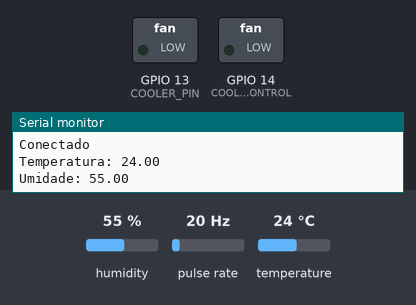
Recording of a sketch running on a simulated ESP32. On the bench: switched loads named in the sketch (green lamp = pin HIGH), the last lines printed to the serial monitor. Wiring (inferred from the names in the program): pulse sensor: data GPIO 34. Inputs (shaded band) come from the test bench; at power-on: temperature 24 °C, humidity 55 %, pulse rate 20 Hz. WiFi joins after 1.5 s; servers stay silent unless stated; no MQTT or app messages arrive unless stated.

Above: at 3.2 s.
3.3 s: temperature set to 27 °C
8.5 s: temperature set to 30 °C
At 12.9 s:
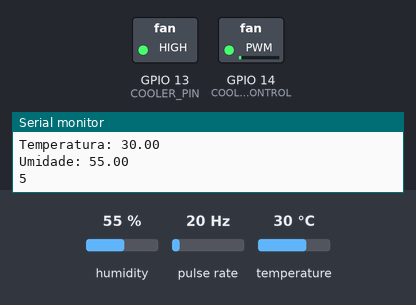
At 18.9 s:
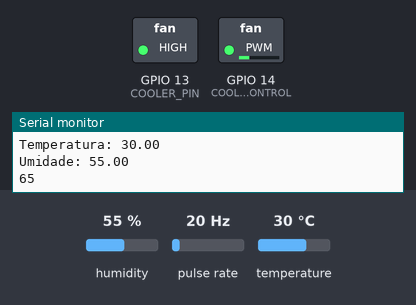
Timing chart, 0 to 38.5 s (numbered marks = the images above; inputs shaded):
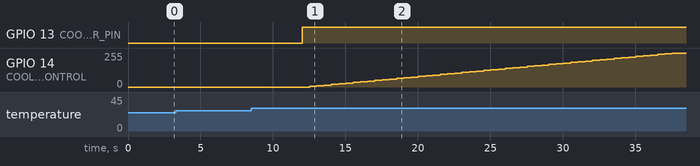

The sketch:

mqtt-v1.2.ino
```cpp
#include <Arduino.h>
#include <WiFi.h>
#include <DHT.h>
#include <PubSubClient.h>
#include <freertos/FreeRTOS.h>
#include <freertos/task.h>

// Rede Wifi
const char* ssid = "TADS";
const char* pw = "12345678";

// Valores para ativar/desativar IN1 do Driver
#define TEMP_HIGH 28.70
#define TEMP_LOW 28.30

// Pino do cooler
const int COOLER_PIN = 13;
const int COOLER_CONTROL = 14;
const int RPM_PIN = 34;

// Variáveis
int SPEED = 0;
DHT dht(33, DHT11);
WiFiClient espClient;
PubSubClient client(espClient);


volatile int rpmCount = 0;
unsigned long lastMillis;

SemaphoreHandle_t xSemaphore = NULL;

void setup_wifi();
void reconnect();
void leituraSensorTask(void *pvParameters);
void controleTemperaturaTask(void *pvParameters);
void rpmCounterTask(void *pvParameters);

void IRAM_ATTR handleRPMInterrupt() {
  rpmCount++;
}

void setup() {
  Serial.begin(115200);

  setup_wifi();

  client.setServer("ec2-18-100-42-114.eu-south-2.compute.amazonaws.com", 1883);

  dht.begin();

  pinMode(COOLER_PIN, OUTPUT);
  pinMode(COOLER_CONTROL, OUTPUT);
  pinMode(RPM_PIN, INPUT_PULLUP);
  attachInterrupt(digitalPinToInterrupt(RPM_PIN), handleRPMInterrupt, FALLING);

  xSemaphore = xSemaphoreCreateMutex();

  xTaskCreatePinnedToCore(
      leituraSensorTask,   // função a ser chamada
      "LeituraSensorTask", // nome da task
      10000,               // tamanho em bytes
      NULL,                // parâmetros a passar a função
      1,                   // Prioridade
      NULL,
      0
  );

  xTaskCreatePinnedToCore(
      controleTemperaturaTask,  // função a ser chamada
      "ControleTempTask",       // nome da task
      10000,                    // tamanho em bytes
      NULL,                     // parâmetros a passar a função
      2,                        // Prioridade
      NULL,                     // handle da task
      0
  );

  xTaskCreatePinnedToCore(
      rpmCounterTask,   // função a ser chamada
      "RPMCounterTask", // nome da task
      10000,            // tamanho em bytes
      NULL,             // parâmetros a passar a função
      1,                // Prioridade
      NULL,              // handle da task
      1
  );
}

void loop() {
  if (!client.connected()) {
    reconnect();
  }
  client.loop();
  vTaskDelay(100 / portTICK_PERIOD_MS); // Coloca task em blocked
                                        // Permite tarefas de menor prioridade serem executadas algum momento
}

void setup_wifi() {
  delay(10);
  Serial.println();
  Serial.print("Conectando a rede ");
  Serial.println(ssid);

  WiFi.begin(ssid, pw);

  while (WiFi.status() != WL_CONNECTED) {
    delay(1000);
    Serial.print(".");
  }

  Serial.println("");
  Serial.println("WiFi Conectado");
  Serial.println("IP: ");
  Serial.println(WiFi.localIP());
}

void reconnect() {
  // Loop reconectar a rede
  while (!client.connected()) {
    Serial.print("Conectando com o Servidor MQTT ...");

    if (client.connect("ESP8266Client")) {
      Serial.println("Conectado");
      // Subscribe
      client.subscribe("botao");
    } else {
      Serial.print("Erro ao conectar, rc=");
      Serial.print(client.state());
      Serial.println(" tentando novamente em 5 segundos");
      // Espera 5 segundos
      delay(5000);
    }
  }
}

void leituraSensorTask(void *pvParameters) {
  while (1) {
    if (xSemaphore != NULL) {
      if (xSemaphoreTake(xSemaphore, (TickType_t)10) == pdTRUE) {
        // Leitura do sensor
        float temperaturaCelsius = dht.readTemperature();
        float umidade = dht.readHumidity();

        Serial.print("Temperatura: ");
        Serial.println(temperaturaCelsius);
        Serial.print("Umidade: ");
        Serial.println(umidade);

        // Envia para o MQTT
        char tempString[8];
        char umidadeString[8];
        int tempInt = (int)temperaturaCelsius;
        int umidadeInt = (int)umidade;
        itoa(tempInt, tempString, 10);
        itoa(umidadeInt, umidadeString, 10);

        if (client.connected()) {
          client.publish("temperatura", tempString);  // Tópico "temperatura"
          client.publish("umidade", umidadeString);    // Tópico "umidade"
        } else {
          Serial.println("Erro ao conectar com o servidor MQTT");
        }

        xSemaphoreGive(xSemaphore);
      }
    }

    vTaskDelay(1000 / portTICK_PERIOD_MS); // Atraso de 1 segundo
  }
}

void controleTemperaturaTask(void *pvParameters) {
  while (1) {
    float temperaturaCelsius = dht.readTemperature();

    // Controle temperatura
    if (temperaturaCelsius > TEMP_HIGH) {
      Serial.println("Cooler Ligado");
      digitalWrite(COOLER_PIN, HIGH); // Liga o cooler
      for (int sp=0; sp < 255; sp++){
        vTaskDelay(500 / portTICK_PERIOD_MS);
        SPEED = SPEED+5;
        analogWrite(COOLER_CONTROL, SPEED);
        Serial.println(SPEED);
      }
    } else if (temperaturaCelsius < TEMP_LOW) {
      Serial.println("Cooler Desligado");
      digitalWrite(COOLER_PIN, LOW); // Desliga o cooler
      SPEED = 0;
    }

    vTaskDelay(5000 / portTICK_PERIOD_MS); // Atraso de 5 segundos
  }
}

void rpmCounterTask(void *pvParameters) {
  lastMillis = millis();

  while (1) {
    if (millis() - lastMillis >= 1000) {
      // calcula o RPM
      noInterrupts();
      int rpm = (rpmCount / 2) * 60; // Divide por 2
      rpmCount = 0; // Reinicia o contador
      interrupts(); // Habilita interrupções novamente
      if (rpm <= 500 ){
        Serial.print("Atenção obstrução no Cooler");
      }

      lastMillis = millis();
    }

    vTaskDelay(100 / portTICK_PERIOD_MS);
  }
}
```

Measured:
- the behaviour switches between 28 and 29 °C on temperature (found by bisection; images 0 and 1)
- after the input at 8.5 s, GPIO 13 (COOLER_PIN): LOW → HIGH after 3.5 s; GPIO 14 (COOLER_CONTROL): moves from 0/255 to 255/255 over 25.0 s, starting after 4.0 s
